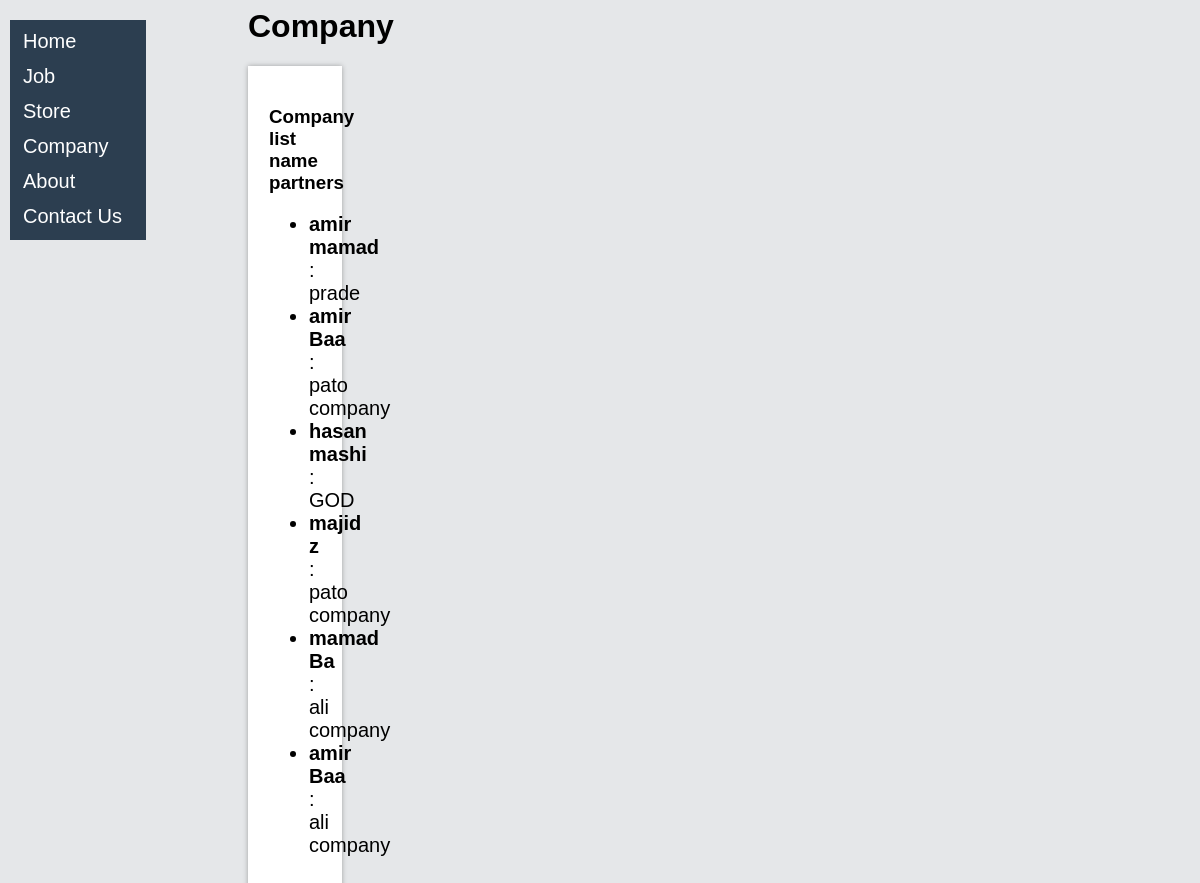
Screenshot of /company/list/ with the database file from the repository.
### Company/models.py (models this page shows)
class Company(models.Model):
    first_name = models.CharField(max_length=10)
    last_name = models.CharField(max_length=30)
    name_partners = models.CharField(max_length=20)
    def __str__(self):
        return f"{self.first_name} {self.last_name}"

### Company/views.py (the view)
# urls.py: path('list/', ListCompany2.as_view(), name='company'),
class ListCompany2(ListView):
    model = Company
    template_name = 'company.html'
    context_object_name = 'comp_view'
    ordering = ['-id']

### templates/company.html
{% extends 'base.html' %}
{% block content %}
<div class="main">
    <h1>Company</h1>
    <div class="border_text_list">
        <h3>Company list name partners</h3>
        <ul>
            {% for company in comp_view %}
            <li style="font-size:125%;">
                <b>{{ company }}</b> : {{company.name_partners}}
            </li>
            {% endfor %}
        </ul>
    </div>
</div>
{% endblock %}

### static/css/web_style.css (style rules this page uses)
.main { margin-left: 240px; }
.border_text_list { border: 1px solid #FFFFFF; margin-right: 850px; padding:20px; box-shadow: 0px 0 5px rgba(0, 0, 0, 0.3); background-color:#FFFFFF; }

### rows the page displays
Company: first_name+last_name "amir mamad", name_partners "prade"
Company: first_name+last_name "amir Baa", name_partners "pato company"
Company: first_name+last_name "hasan mashi", name_partners "GOD"
Company: first_name+last_name "majid z", name_partners "pato company"
Company: first_name+last_name "mamad Ba", name_partners "ali company"
Company: first_name+last_name "amir Baa", name_partners "ali company"
